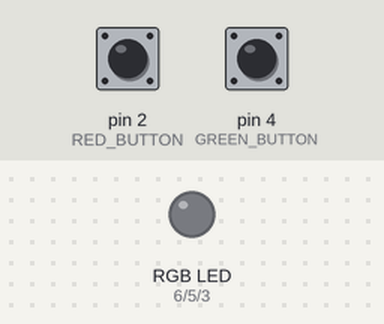
Bench run of a sketch on a simulated Arduino Uno, built with avr-gcc and run on an emulated ATmega328P. Shown: an RGB LED mixed from three pins (HIGH = lit). Inputs (shaded band) come from the test bench; at power-on: pin 4 (GREEN_BUTTON) HIGH, pin 2 (RED_BUTTON) HIGH. Dim RGB values are drawn brighter than linear.

Above: at 1.2 s.
1.3 s: pin 4 (GREEN_BUTTON) pulled LOW for 1 s
At 2.9 s:
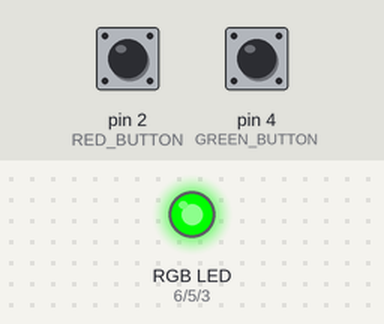
3.8 s: pin 2 (RED_BUTTON) pulled LOW for 0.15 s
At 5.1 s:
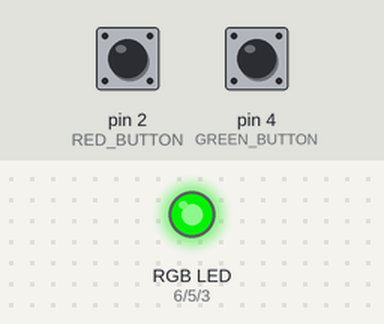
5.4 s: pin 2 (RED_BUTTON) pulled LOW for 1 s
At 5.85 s:
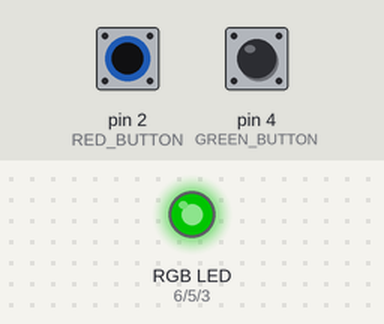
7.9 s: pin 4 (GREEN_BUTTON) pulled LOW for 0.15 s
At 8.4 s:
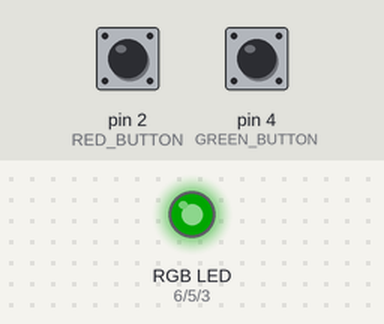
Timing chart, 0 to 10.5 s (numbered marks = the images above; inputs shaded):
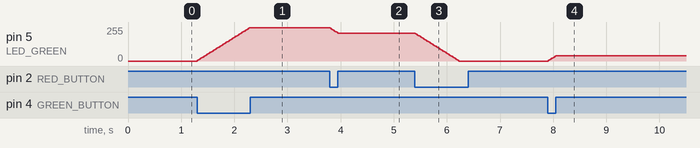

Measured:
- after the input at 1.3 s, pin 5 (LED_GREEN): moves from 0/255 to 250/255 over 0.98 s, starting at once
- after the input at 3.8 s, pin 5 (LED_GREEN): 250/255 → 210/255 at once
- after the input at 5.4 s, pin 5 (LED_GREEN): moves from 210/255 to 0/255 over 0.82 s, starting at once
- after the input at 7.9 s, pin 5 (LED_GREEN): 0/255 → 40/255 at once

The sketch:

zad2.ino
```cpp
#define LED_RED 6
#define LED_GREEN 5
#define LED_BLUE 3

#define RED_BUTTON 2
#define GREEN_BUTTON 4

#define STEP 5

int brightness = 0;

void setup()
{
  pinMode(LED_RED, OUTPUT);
  pinMode(LED_GREEN, OUTPUT);
  pinMode(LED_BLUE, OUTPUT);

  digitalWrite(LED_RED, LOW);
  digitalWrite(LED_BLUE, LOW);
  analogWrite(LED_GREEN, brightness);

  pinMode(RED_BUTTON, INPUT_PULLUP);
  pinMode(GREEN_BUTTON, INPUT_PULLUP);
}

void loop()
{
  if (digitalRead(GREEN_BUTTON) == LOW)
    brightness = min(brightness + STEP, 255);

  if (digitalRead(RED_BUTTON) == LOW)
    brightness = max(brightness - STEP, 0);

  analogWrite(LED_GREEN, brightness);
  delay(20);
}
```
